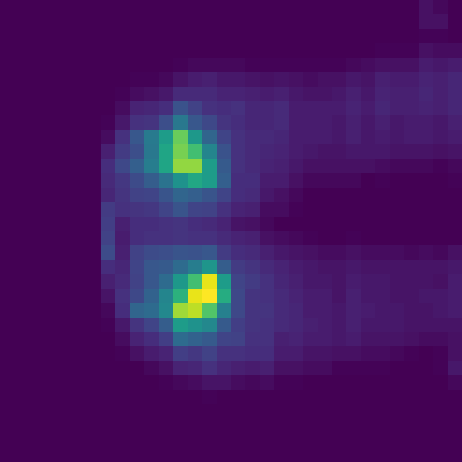
#> input picture PressureSensing/images_32x32/pressure_image_121.png, 462 x 462 px; its folder holds only this picture in this run
$ jupyter execute --allow-errors var.ipynb
#> lines starting #> are read from the running program, lines starting #| are printed output that depends on the picture
[cell 1]
import os
import numpy as np
import matplotlib.pyplot as plt
from PIL import Image

# Path to the folder containing 32x32 images
folder_path = 'images_32x32'  # Replace with the actual folder path

# List to store variance values
variances = []

# Load each image from the folder and compute variance
for filename in sorted(os.listdir(folder_path)):
    if filename.endswith(('.png')):  # Ensure valid image formats
        image_path = os.path.join(folder_path, filename)
        image = Image.open(image_path).convert('L')  # Convert to grayscale
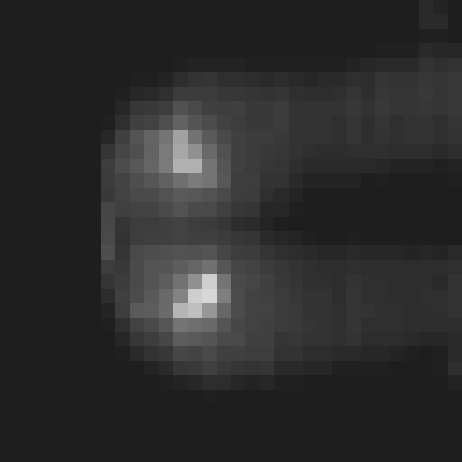
#> image: PIL image 462x462 L; min 30, max 215, mean 44.3
        image_array = np.array(image)  # Convert to NumPy array
        variances.append(np.var(image_array))  # Compute variance

# Plot the variances
plt.figure(figsize=(10, 6))
plt.plot(range(1, len(variances) + 1), variances, marker='o', linestyle='-', markersize=3, alpha=0.7)
plt.title("Variance of 32x32 Images")
plt.xlabel("Sample Number")
plt.ylabel("Variance")
plt.grid(alpha=0.5)
plt.show()
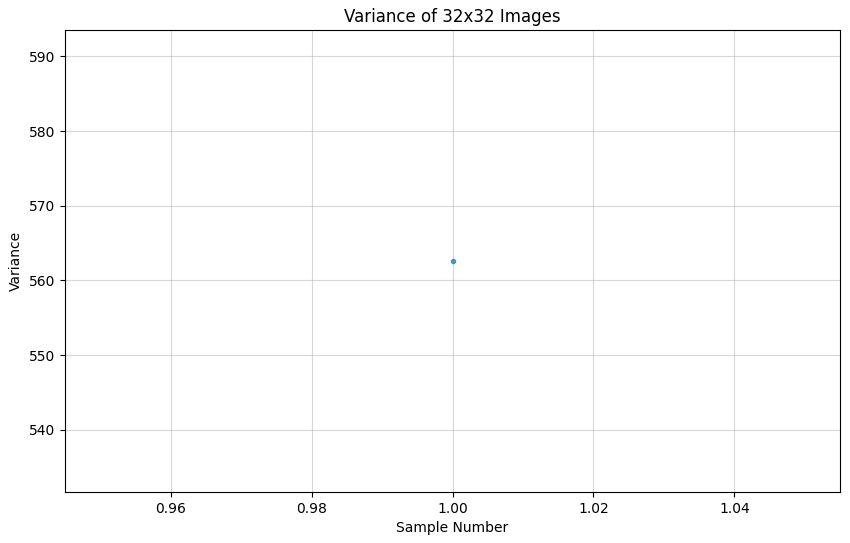
#> figure drawn by matplotlib, 1 panel

[cell 2]
import os
import numpy as np
import matplotlib.pyplot as plt
from PIL import Image

# Directory containing the 32x32 images
input_folder = "images_32x32"

# Initialize a list to store the number of cells with pressure readings
pressure_cell_counts = []

# Get the list of image files in the folder
image_files = sorted([f for f in os.listdir(input_folder) if f.endswith('.png')])

# Loop through each image file
for i, image_file in enumerate(image_files):
    # Load the image and convert it to a numpy array
    image_path = os.path.join(input_folder, image_file)
    image = Image.open(image_path).convert('L')  # Convert to grayscale
    grid_data = np.array(image)

    # Find the base value (corner value in the top-left corner)
    base_value = grid_data[0, 0]
#> base_value = 30

    # Count the number of cells that have a value other than the base value
    non_base_cells = np.sum(grid_data != base_value)
#> non_base_cells = 105785

    # Append the count to the list
    pressure_cell_counts.append(non_base_cells)

# Plot the graph
plt.figure(figsize=(10, 6))
plt.plot(range(1, len(image_files) + 1), pressure_cell_counts, marker='o', linestyle='-', color='#06b')
plt.title("Number of Pressure Reading Cells per Image")
plt.xlabel("Image Number")
plt.ylabel("Number of Cells with Pressure Readings")
plt.grid(True)
plt.show()
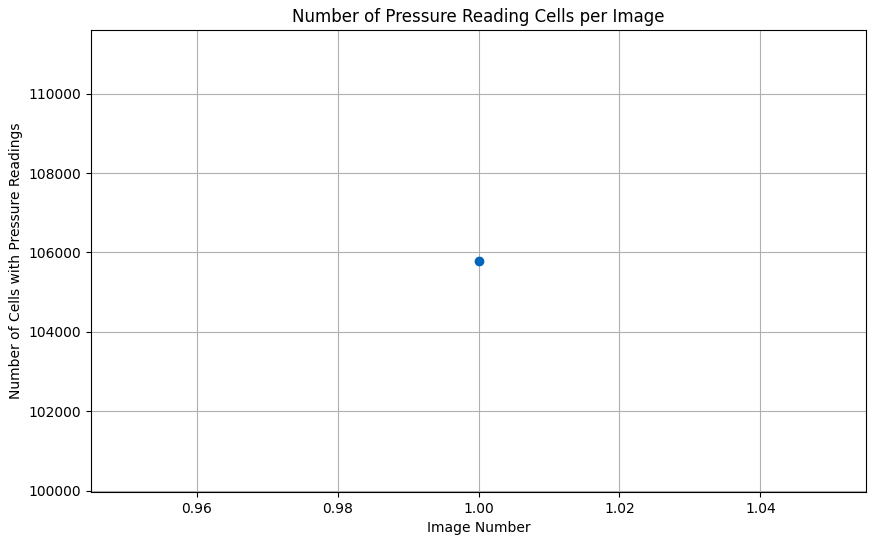
#> figure drawn by matplotlib, 1 panel

$ run again, on PressureSensing/images_32x32/pressure_image_182.png
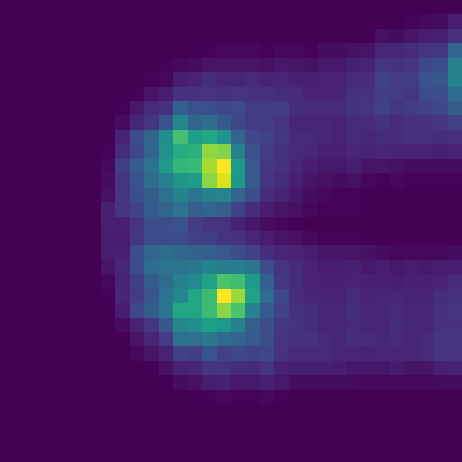
#> input picture PressureSensing/images_32x32/pressure_image_182.png, 462 x 462 px
#> `image = Image.open(image_path).convert('L')`:
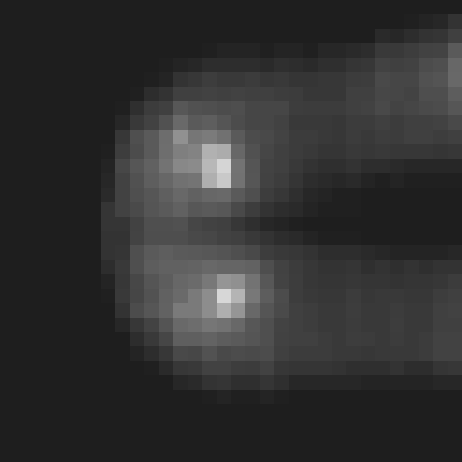
#> image: PIL image 462x462 L; min 30, max 215, mean 49.4
#> base_value = 30
#> non_base_cells = 115095
#> `plt.show()`:
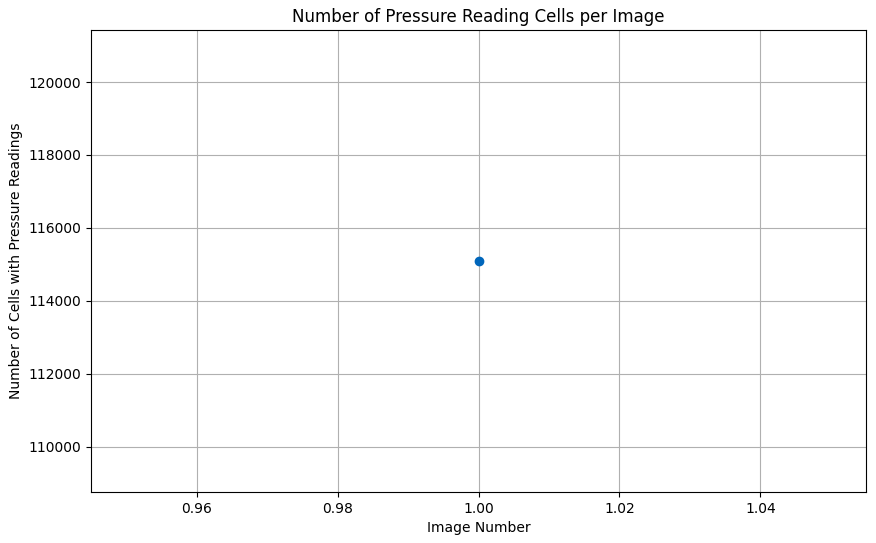
#> figure drawn by matplotlib, 1 panel
